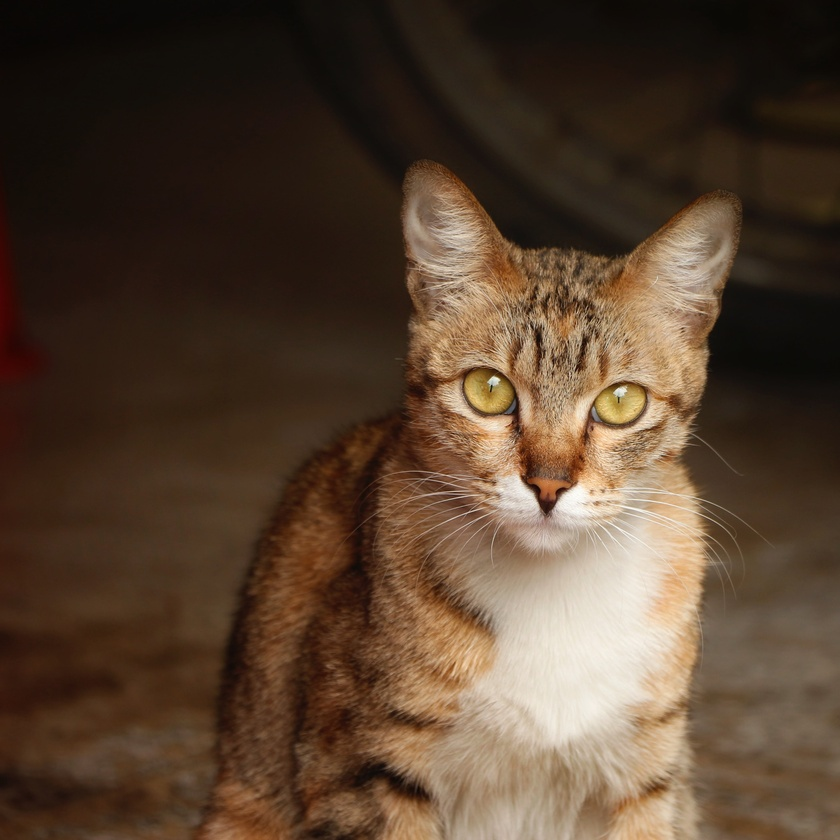
#> input picture PS_Change/cat.jpg, 840 x 840 px, shrunk from 3458 x 3456 before the run
$ python ImageChangeByOpenCV.py
#> lines starting #> are read from the running program, lines starting #| are printed output that depends on the picture
#!/usr/bin/env python3
# -*- coding: utf-8 -*-
"""
@author: 闲欢
"""
import cv2

# 读取 RGB 格式的美女图片
img = cv2.imread("cat.jpg")
#> img is the input picture: shape (840, 840, 3); mean B, G, R 48.2, 65.4, 85.6
# 将 BGR 图像转为灰度模式
gray_img = cv2.cvtColor(img, cv2.COLOR_BGR2GRAY)
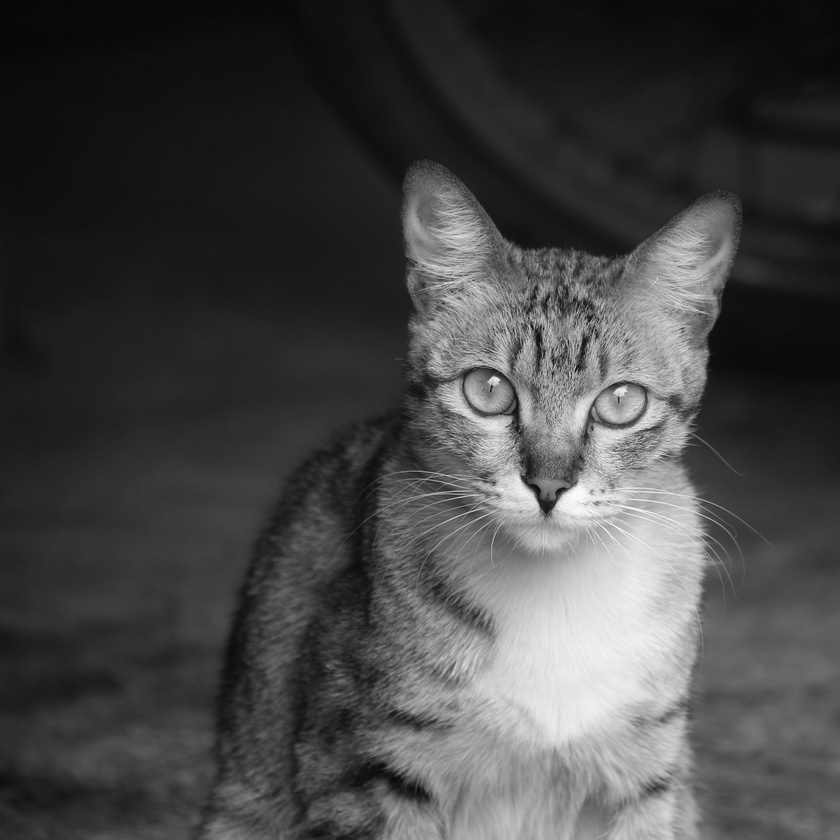
#> gray_img: shape (840, 840); min 6, max 254, mean 69.5
# 显示灰度图像
# cv2.imshow('grey', gray_img)
# cv2.waitKey(0)
# cv2.imwrite("./grey.jpg", gray_img, [int(cv2.IMWRITE_PNG_COMPRESSION), 0])
# 反转图像
inverted_img = 255 - gray_img
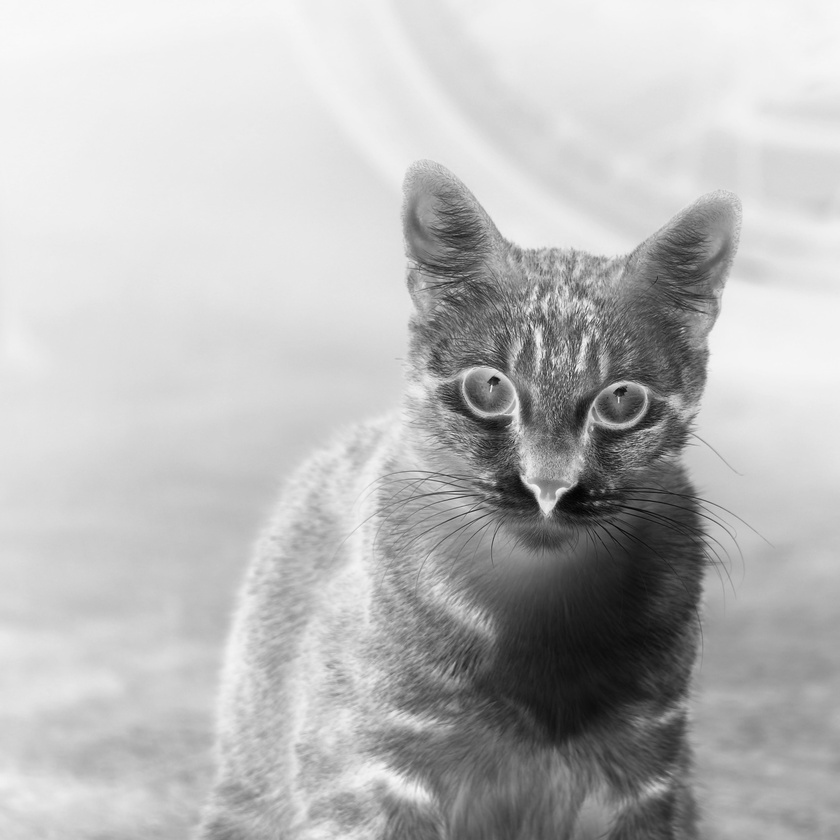
#> inverted_img: shape (840, 840); min 1, max 249, mean 185.5

# 创建铅笔草图
blurred = cv2.GaussianBlur(inverted_img, (21, 21), 0)
inverted_blurred = 255 - blurred
cv2.imwrite("./inverted_blurred.jpg", inverted_blurred, [int(cv2.IMWRITE_PNG_COMPRESSION), 0])
pencil_sketch = cv2.divide(gray_img, inverted_blurred, scale=256.0)
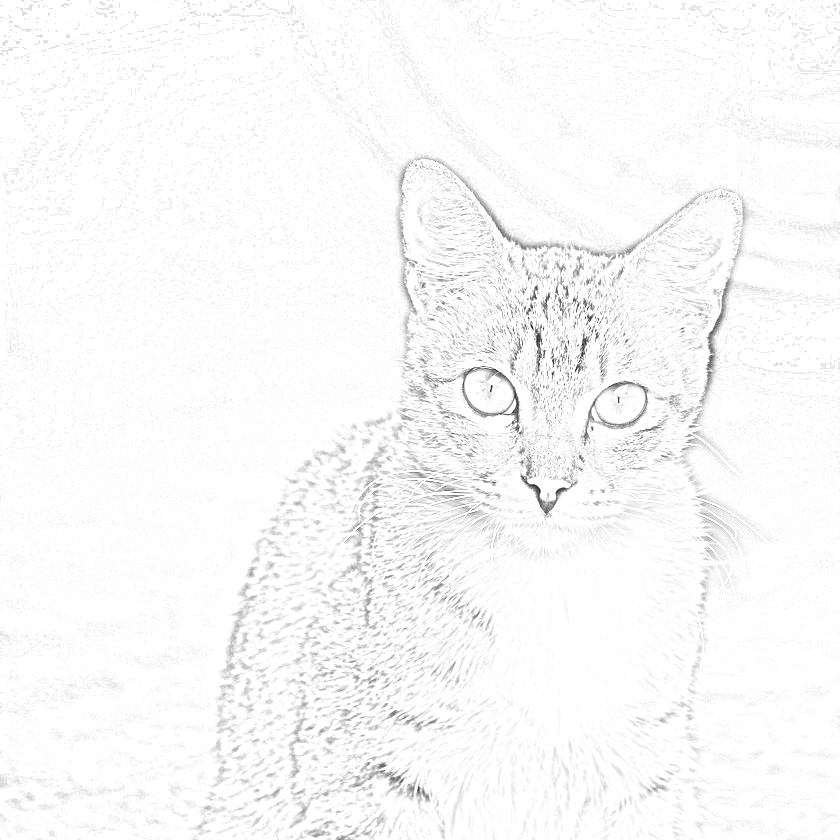
#> pencil_sketch: shape (840, 840); min 32, max 255, mean 249.3
# 显示图像
cv2.imshow("original", img)
cv2.imshow("pencil", pencil_sketch)
cv2.waitKey(0)
